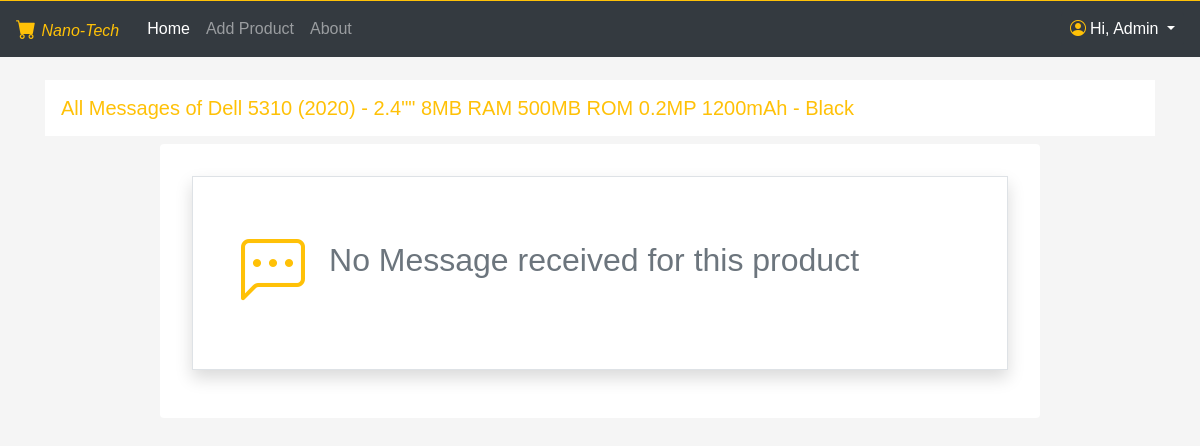
The page /product/messages/dell-5310-2020-24-8mb-ram-500mb-rom-02mp-1200mah-black (signed in) on the database its author committed.
### users/models.py (models this page shows)
class CustomUser(AbstractUser):
    age = models.PositiveBigIntegerField(null=True, blank=True)

### stock/models.py (models this page shows, shortened)
class Product(models.Model):
    name = models.CharField(max_length=250, db_index=True)
    image = models.ImageField(upload_to='product/%Y/%m/%d', blank=True)
    slug = models.SlugField(max_length=250, unique=True, blank=True)
    product_type = models.ForeignKey(ProductType, related_name='products', on_delete=models.CASCADE)
    desc = models.TextField()
    price  =models.PositiveIntegerField()
    disc_price  = models.PositiveIntegerField(blank=True, null=True)
    specs = models.TextField(null=True)
    available = models.BooleanField(default=True)
    created = models.DateTimeField(auto_now_add=True)
    updated = models.DateTimeField(auto_now=True)
    if disc_price:
        prec = models.IntegerField(blank=True, null=True)
    class Meta:
        ordering = ('name',)
        index_together = (('id', 'slug'),)
    def __str__(self):
        return self.name

### stock/views.py (the view)
# urls.py: path('product/messages/<slug:slug>', AllProductMessages.as_view(), name="all_messages"),
class AllProductMessages(LoginRequiredMixin, DetailView):
    model = Product
    template_name = "stock/all_messages.html"
    context_object_name = "product"
    def get_context_data(self, **kwargs):
        ctx =  super().get_context_data(**kwargs)
        ctx['product_messages'] = self.object.messages.all()
        return ctx

### templates/stock/all_messages.html (shortened to what this page needs)
{% extends "base.html" %}
{% load crispy_forms_tags %}
{% block content %}
<h5 class="text-warning p-3 bg-white"> All Messages of {{ product }}</h5>
<div class="d-flex justify-content-center">
    <div class="card border-0 p-2" style="width: 55rem;">
        <form method="post" class="p-4">
            {% for mess in product_messages %}
            <div class="media p-2 border-bottom mb-3">
                <svg class="bd-placeholder-img mr-2 rounded" width="32" height="32" xmlns="http://www.w3.org/2000/svg" preserveAspectRatio="xMidYMid slice" focusable="false" role="img" aria-label="Placeholder: 32x32"><title>Placeholder</title><rect width="100%" height="100%" fill="#ffc107"></rect><text x="50%" y="50%" fill="#ffc107" dy=".3em">32x32</text></svg>
                <rect width="100%" height="100%" class="bg-info"></rect>
                <p class="media-body pb-3 mb-0 small lh-125 text-muted">
                    <strong class="d-block">@{{ mess.name }}</strong>
                    {{ mess.message }}
                    <strong class="d-block text-warning mt-2"><i class="bi-envelope-fill"></i> {{ mess.email }}</strong>
                </p>
            </div>
            {% empty%}
            <div class="media p-5 border mb-3 shadow">
                <i class="bi-chat-left-dots text-warning" style="font-size: 4rem;"></i>
                <h2 class="mt-3 ml-4 text-muted">No Message received for this product</h2>
            </div>
            {% endfor %}
        </form>
    </div>
</div>
{% endblock %}

### templates/base.html (shortened to what this page needs)
{% load static %}
<!doctype html>
<html lang="en">
  <head>
    <link rel="stylesheet" href="https://stackpath.bootstrapcdn.com/bootstrap/4.4.1/css/bootstrap.min.css">
    <link rel="stylesheet" href="{% static 'css/main.css' %}">
    <link rel="stylesheet" href="https://cdn.jsdelivr.net/npm/bootstrap-icons@1.5.0/font/bootstrap-icons.css">
  </head>
  <body>
    <nav class="navbar navbar-expand-lg navbar-dark bg-dark fixed-top border-top border-warning">
      <a class="navbar-brand" href="#">
        <i class="bi-cart-fill mr-1 text-warning"> <small>Nano-Tech</small></i>
      </a>
      <div class="collapse navbar-collapse" id="navbarSupportedContent">
        <ul class="navbar-nav mr-auto">
          <li class="nav-item active">
            <a class="nav-link" href="{% url 'stock:all_products' %}">Home <span class="sr-only">(current)</span></a>
          </li>
          {% if request.user.is_authenticated %}
          <li class="nav-item">
            <a class="nav-link" href="{% url 'stock:add_product' %}">Add Product</a>
          </li>
          {% endif %}
          <li class="nav-item">
            <a class="nav-link" href="{% url 'stock:about' %}" tabindex="-1">About</a>
          </li>
        </ul>
        <form class="form-inline my-2 my-lg-0">
          {% if request.user.is_authenticated %}
          <div class="btn-group">
            <button class="btn btn-dark btn-sm dropdown-toggle"  style="font-size: 1rem;" type="button" data-toggle="dropdown" aria-haspopup="true" aria-expanded="false">
              <i class="bi-person-circle mr-1 text-warning"></i>Hi, {{ user.username|title }}
            </button>
          </div>
          {% else %}
          <a class="btn btn-outline-info my-2 my-sm-0" type="submit" href="{% url 'signup' %}">Signup</a>
          <a class="btn btn-warning btn-sm ml-2" type="submit" href="{% url 'login' %}">Login</a>
          {% endif %}
        </form>
      </div>
    </nav>
    <div class="container content">
        {% block content %}
        {% endblock %}
  </body>
</html>

### static/css/main.css (style rules this page uses)
body { background-color: #f5f5f5; font-family: Verdana, Geneva, Tahoma, sans-serif; }
.content { padding-top: 5rem !important; }

### rows shown on the page
CustomUser: username "Admin"
Product: name "Dell 5310 (2020) - 2.4\"\" 8MB RAM 500MB ROM 0.2MP 1200mAh - Black"
